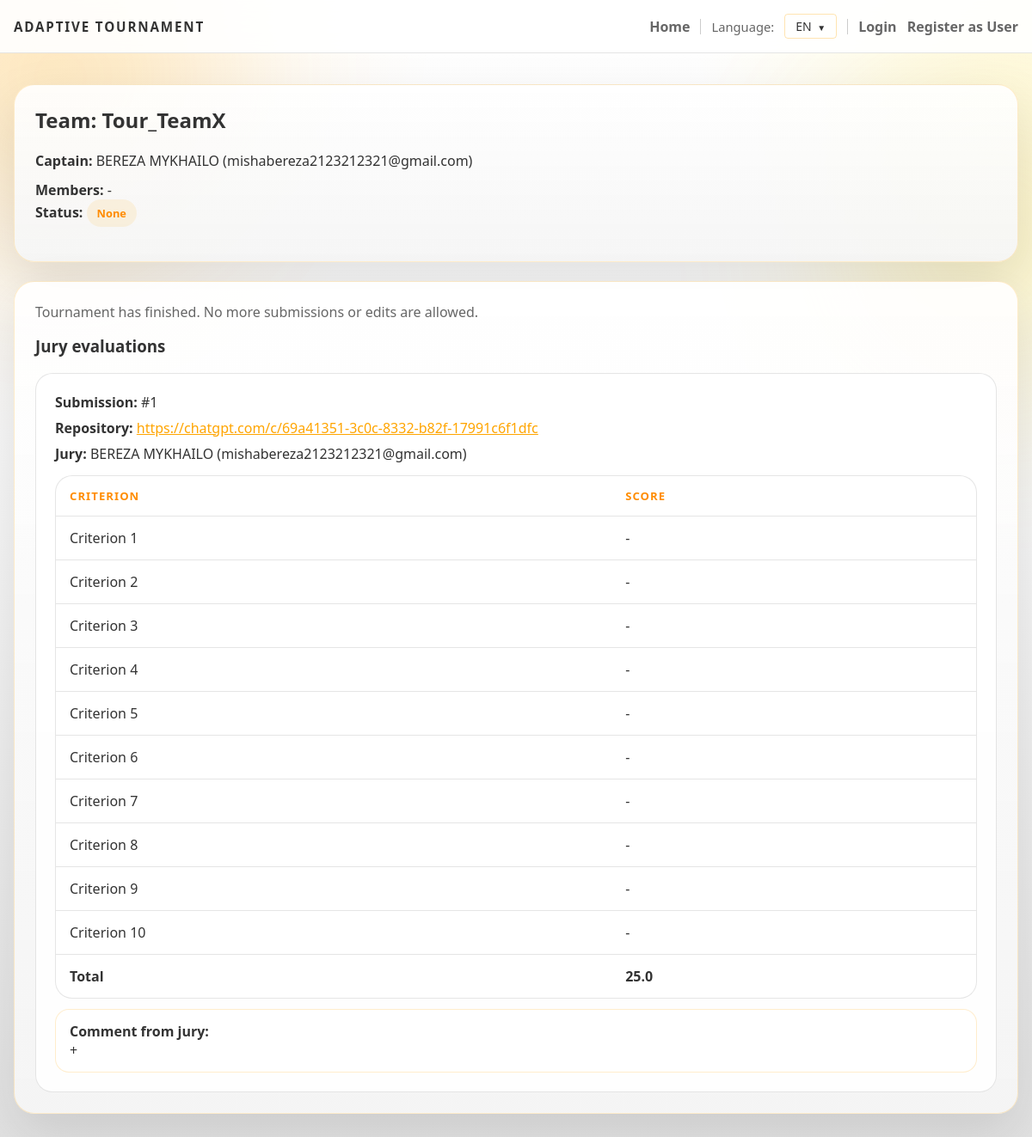
/team/1, run on the app's committed database.
### backend/models.py (models this page shows, shortened)
class Team(db.Model):
    id = db.Column(db.Integer, primary_key=True)
    name = db.Column(db.String(200), nullable=False)
    captain_id = db.Column(db.Integer, db.ForeignKey('user.id'), nullable=False)
    captain = db.relationship('User', foreign_keys=[captain_id])
    members = db.relationship('User', secondary=team_members, backref='teams', lazy='dynamic')
    tournament_id = db.Column(db.Integer, db.ForeignKey('tournament.id'))
    tournament = db.relationship('Tournament', backref='teams', lazy=True)
    submissions = db.relationship('Submission', backref='team', lazy=True)
    repo_url = db.Column(db.String(500))
    live_url = db.Column(db.String(500))
    comments = db.Column(db.Text)
    submitted_at = db.Column(db.DateTime)
    submission_status = db.Column(db.String(30), default='None')  # None, Pending, Accepted, Rejected, Returned

class User(db.Model):
    id = db.Column(db.Integer, primary_key=True)
    first_name = db.Column(db.String(120), nullable=False)
    last_name = db.Column(db.String(120), nullable=False)
    email = db.Column(db.String(200), unique=True, nullable=False)
    password_hash = db.Column(db.String(255), nullable=False, default='')
    phone_country_code = db.Column(db.String(10), nullable=False, default='+380')
    phone_number = db.Column(db.String(30), nullable=False, default='')
    age = db.Column(db.Integer)
    bio = db.Column(db.Text)
    role = db.Column(db.String(30), default='team')

class Submission(db.Model):
    id = db.Column(db.Integer, primary_key=True)
    team_id = db.Column(db.Integer, db.ForeignKey('team.id'))
    round_id = db.Column(db.Integer, db.ForeignKey('round.id'))
    repo_url = db.Column(db.String(500))
    demo_url = db.Column(db.String(500))
    description = db.Column(db.Text)
    submitted_at = db.Column(db.DateTime, default=datetime.utcnow)
    evaluations = db.relationship('Evaluation', backref='submission', lazy=True)

class Evaluation(db.Model):
    id = db.Column(db.Integer, primary_key=True)
    submission_id = db.Column(db.Integer, db.ForeignKey('submission.id'))
    jury_id = db.Column(db.Integer, db.ForeignKey('user.id'))
    score1 = db.Column(db.Float)
    score2 = db.Column(db.Float)
    score3 = db.Column(db.Float)
    score4 = db.Column(db.Float)
    score5 = db.Column(db.Float)
    score6 = db.Column(db.Float)
    score7 = db.Column(db.Float)
    score8 = db.Column(db.Float)
    score9 = db.Column(db.Float)
    score10 = db.Column(db.Float)
    score_tech = db.Column(db.Float)
    score_func = db.Column(db.Float)
    score_ui = db.Column(db.Float)
    comment = db.Column(db.Text)
    criterion_scores = db.relationship('EvaluationScore', backref='evaluation', lazy=True, cascade='all, delete-orphan')
    def total(self):
        criterion_total = sum([cs.score for cs in self.criterion_scores if cs.score is not None])
        if criterion_total > 0:
            return criterion_total

### backend/teams.py (the view, shortened to what this page needs)
def team_page(teamid):
    team = Team.query.get_or_404(teamid)
    t = db.session.get(Tournament, team.tournament_id)
    user = get_current_user()
    is_finished = bool(t and t.status.lower() in ('finished', 'completed', 'closed'))
    is_member = False
    can_edit = (is_member or session.get('admin'))
    can_edit_members = (is_member and t and t.status == 'Registration') or session.get('admin')
    can_submit = user and (user.id == team.captain_id or session.get('admin'))
    message = None
    def sync_team_submission_record():
        if not t or not team.repo_url:
            return
        latest_round = Round.query.filter_by(tournament_id=t.id).order_by(Round.level.desc(), Round.id.desc()).first()
        round_id = latest_round.id if latest_round else None
        submission_query = Submission.query.filter_by(team_id=team.id)
        if round_id is None:
            submission = submission_query.filter(Submission.round_id.is_(None)).first()
        else:
            submission = submission_query.filter_by(round_id=round_id).first()
        if not submission:
            submission = Submission(team_id=team.id, round_id=round_id)
            db.session.add(submission)
        submission.repo_url = team.repo_url
        submission.demo_url = team.live_url
        submission.description = team.comments
    if is_finished and team.submission_status in (None, '', 'None'):
        team.submission_status = 'Submitted'
        db.session.commit()
    evaluation_rows = []
    if is_finished:
        submissions = Submission.query.filter_by(team_id=team.id).order_by(Submission.id.desc()).all()
        for submission in submissions:
            submission_evaluations = Evaluation.query.filter_by(submission_id=submission.id).order_by(Evaluation.id.asc()).all()
            for evaluation in submission_evaluations:
                jury = db.session.get(User, evaluation.jury_id)
                scores = [
                    evaluation.score1, evaluation.score2, evaluation.score3, evaluation.score4, evaluation.score5,
                    evaluation.score6, evaluation.score7, evaluation.score8, evaluation.score9, evaluation.score10
                ]
                evaluation_rows.append({
                    'submission': submission,
                    'jury': jury,
                    'evaluation': evaluation,
                    'scores': scores,
                    'total': evaluation.total(),
                })
    return render_template(
        'team.html',
        team=team,
        tournament=t,
        can_edit=can_edit,
        can_edit_members=can_edit_members,
        can_submit=can_submit,
        message=message,
        evaluation_rows=evaluation_rows,
        is_finished=is_finished
    )

### templates/team.html (shortened to what this page needs)
{% extends 'base.html' %}
{% block head %}
  <link rel="stylesheet" href="/static/css/interface.css">
{% endblock %}
{% block content %}
<div class="content-shell">
  <section class="surface-card">
    <h2>{{ t('team_title') }} {{ team.name }}</h2>
    <div class="info-grid">
      <div class="info-line"><strong>{{ t('captain') }}:</strong> {{ team.captain.first_name }} {{ team.captain.last_name }} ({{ team.captain.email }})</div>
      <div class="info-line"><strong>{{ t('members') }}:</strong> {% for m in team.members.all() %}{{ m.first_name }} {{ m.last_name }} ({{ m.email }}){% if not loop.last %}, {% endif %}{% else %}-{% endfor %}</div>
    </div>
    {% if team.submission_status %}
      {% set submission_status = team.submission_status|lower %}
      <p class="inline-status">
        <strong>{{ t('status') }}:</strong>
        <span class="status-chip {{ submission_status if submission_status in ['pending', 'accepted', 'rejected', 'returned'] else 'info' }}">
          {{ t(submission_status) if submission_status in ['pending', 'accepted', 'rejected', 'returned'] else team.submission_status }}
        </span>
      </p>
    {% endif %}
  </section>
  {% if tournament and tournament.status.lower() in ['submission','running'] %}
    <section class="surface-card form-card">
      <h3>{{ t('submit_your_work') }}</h3>
      {% if can_edit_members %}
        <details class="surface-toggle">
          <summary>{{ t('edit_team_members') }}</summary>
          <div>
            <label><b>{{ t('members_emails_label') }}</b></label>
            <div id="members-container">
              {% for m in team.members.all() %}
                <div class="member-item">
                  <input type="email" name="members" value="{{ m.email }}" required>
                  <button type="button" onclick="removeMember(this)">{{ t('delete') }}</button>
                </div>
              {% endfor %}
            </div>
            <button type="button" onclick="addMember()">{{ t('add_member') }}</button>
            <p class="note-line">{{ t('members_emails_help') }}</p>
            <span id="delete-text" style="display:none">{{ t('delete') }}</span>
          </div>
        </details>
      {% endif %}
      <p class="note-line">
        {% if can_edit %}
          {% if can_submit %}
            {{ t('save_and_submit_help') }}
          {% else %}
            {{ t('attach_links_help') }}
          {% endif %}
        {% else %}
          {{ t('only_team_members_attach') }}
        {% endif %}
      </p>
      {% if can_edit %}
        {% if not can_submit %}
          <details class="surface-toggle">
            <summary>{{ t('edit_submission') }}</summary>
            <div>
        {% endif %}
        <form method="post">
          <div class="form-group">
            <label for="repo_url">{{ t('github_repo_url') }} *</label>
            <input id="repo_url" type="url" name="repo_url" value="{{ team.repo_url or '' }}" {% if can_edit %}required{% else %}disabled{% endif %}>
            <small class="muted-text">{{ t('required_repo_link') }}</small>
          </div>
          <div class="form-group">
            <label for="live_url">{{ t('live_demo_url') }}</label>
            <input id="live_url" type="url" name="live_url" value="{{ team.live_url or '' }}" {% if not can_edit %}disabled{% endif %}>
            <small class="muted-text">{{ t('optional_live_demo') }}</small>
          </div>
          <div class="form-group">
            <label for="comments">{{ t('comments') }}</label>
            <textarea id="comments" name="comments" rows="3" {% if not can_edit %}disabled{% endif %}>{{ team.comments or '' }}</textarea>
          </div>
          {% if can_edit %}
            <div class="button-row">
              <button name="action" value="save" class="action-btn">{{ t('save') }}</button>
              {% if can_submit %}
                <button name="action" value="send" class="action-btn success">{{ t('submit') }}</button>
              {% endif %}
            </div>
          {% endif %}
        </form>
        {% if not can_submit %}
            </div>
          </details>
        {% endif %}
      {% endif %}
    </section>
  {% elif is_finished %}
    <section class="surface-card">
      <p class="muted-text">{{ t('tournament_finished_no_edits') }}</p>
      <h3>{{ t('jury_evaluations') }}</h3>
      {% if evaluation_rows %}
        <div class="stack-list">
          {% for row in evaluation_rows %}
            <article class="evaluation-card">
              <div class="evaluation-meta">
                <div><strong>{{ t('submission_id') }}:</strong> #{{ row.submission.id }}</div>
                {% if row.submission.repo_url %}
                  <div><strong>{{ t('repo') }}:</strong> <a href="{{ row.submission.repo_url }}" target="_blank">{{ row.submission.repo_url }}</a></div>
                {% endif %}
                <div>
                  <strong>{{ t('jury_short') }}:</strong>
                  {% if row.jury %}
                    {{ row.jury.first_name }} {{ row.jury.last_name }} ({{ row.jury.email }})
                  {% else %}
                    {{ t('unknown_jury_member') }}
                  {% endif %}
                </div>
              </div>
              <div class="data-table-wrap">
                <table class="data-table">
                  <thead>
                    <tr>
                      <th>{{ t('criterion') }}</th>
                      <th>{{ t('score') }}</th>
                    </tr>
                  </thead>
                  <tbody>
                    {% for score in row.scores %}
                      <tr>
                        <td>{{ t('criterion') }} {{ loop.index }}</td>
                        <td>{{ score if score is not none else '-' }}</td>
                      </tr>
                    {% endfor %}
                    <tr>
                      <td><strong>{{ t('total') }}</strong></td>
                      <td><strong>{{ row.total }}</strong></td>
                    </tr>
                  </tbody>
                </table>
              </div>
              <div class="comment-box">
                <strong>{{ t('comment_from_jury') }}:</strong>
                <div>{{ row.evaluation.comment if row.evaluation.comment else t('no_comment_provided') }}</div>
              </div>
            </article>
          {% endfor %}
        </div>
      {% else %}
        <p class="muted-text">{{ t('no_submissions') }}</p>
      {% endif %}
    </section>
  {% else %}
    <section class="surface-card">
      <p class="muted-text">{{ t('submission_stage_not_active') }}</p>
    </section>
  {% endif %}
</div>
{% endblock %}

### templates/base.html (shortened to what this page needs)
<!doctype html>
<html lang="{{ lang }}">
  <head>
    <link rel="stylesheet" href="/static/css/main.css">
    {% block head %}{% endblock %}
  </head>
  <body>
    <div class="page-shell">
      <div class="page-glow page-glow-left"></div>
      <div class="page-glow page-glow-right"></div>
      <nav class="topbar">
        <div class="topbar-inner">
          <a href="/" class="brand-mark">{{ t('app_title') }}</a>
          <div class="topbar-links">
            <a href="/">{{ t('home') }}</a>
            <span class="language-switcher">{{ t('language') }}:</span>
            <div class="dropdown topbar-dropdown">
              <button type="button" class="dropdown-toggle" aria-expanded="false">{{ lang|upper }}</button>
            </div>
            {% set _cur = get_current_user() %}
            {% if _cur %}
              <a href="/user/{{ _cur.id }}" class="profile-link" title="{{ t('profile_prefix') }}">{{ t('profile_prefix') }}: {{ _cur.first_name }}</a>
              <a href="/logout" class="logout-link">{{ t('logout') }}</a>
            {% else %}
              <a href="/login">{{ t('login') }}</a>
              <a href="/register">{{ t('register') }}</a>
            {% endif %}
          </div>
        </div>
      </nav>
      <div class="container">
        {% block content %}{% endblock %}
      </div>
    </div>
  </body>
</html>

### data on the page
Team: name "Tour_TeamX", submission_status "None"
User: captain.first_name "BEREZA", captain.last_name "MYKHAILO", captain.email "mishabereza2123212321@gmail.com", jury.first_name "BEREZA", jury.last_name "MYKHAILO", jury.email "mishabereza2123212321@gmail.com"
Submission: submission.id "1", submission.repo_url "https://chatgpt.com/c/69a41351-3c0c-8332-b82f-17991c6f1dfc"
Evaluation: evaluation "+"

### other printed values
{{ t('app_title') }} "ADAPTIVE TOURNAMENT"
{{ t('home') }} "Home"
{{ t('language') }} "Language"
{{ lang|upper }} "EN"
{{ t('login') }} "Login"
{{ t('register') }} "Register as User"
{{ t('team_title') }} "Team:"
{{ t('captain') }} "Captain"
{{ t('members') }} "Members"
{{ t('status') }} "Status"
{{ t('tournament_finished_no_edits') }} "Tournament has finished. No more submissions or edits are allowed."
{{ t('jury_evaluations') }} "Jury evaluations"
{{ t('submission_id') }} "Submission"
{{ t('repo') }} "Repository"
{{ t('jury_short') }} "Jury"
